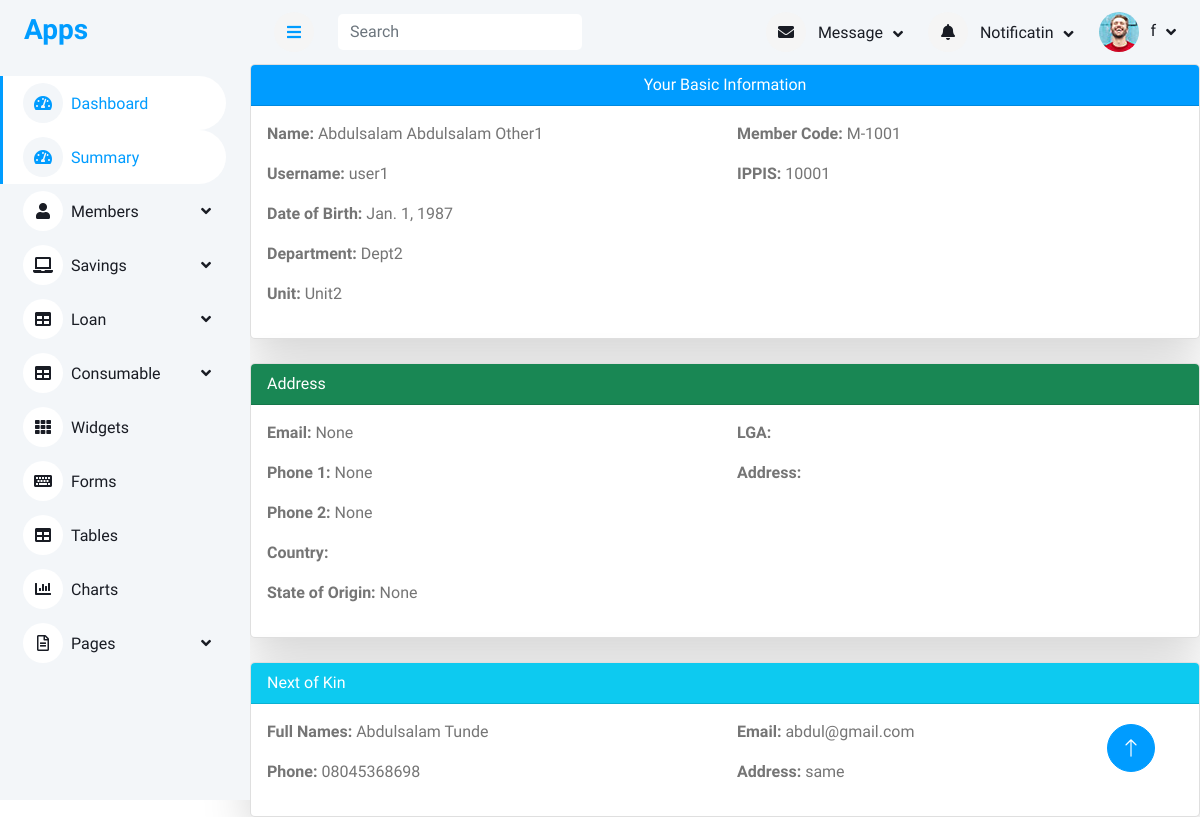
The app's page /member/46/ (signed in) with its own data.
### accounts/models.py (models this page shows, shortened)
class User(AbstractUser):
    first_name = models.CharField(max_length=100)
    last_name = models.CharField(max_length=100)
    other_name = models.CharField(max_length=100)
    date_of_birth = models.DateField(blank=True,null=True)
    username = models.CharField(max_length=100, unique=True)
    department = models.CharField(max_length=100)
    unit = models.CharField(max_length=100)
    gender = models.ForeignKey(Gender, on_delete=models.CASCADE, blank=True, null=True)
    group = models.ForeignKey(UserGroup, on_delete=models.CASCADE, blank=True, null=True)
    marital_status = models.ForeignKey(MaritalStatus,on_delete=models.SET_NULL, null=True, blank=True)
    religion = models.ForeignKey(Religion, on_delete=models.SET_NULL, null=True, blank=True,)
    passport = models.ImageField(upload_to='passport', blank=True, null=True)
    member_number = models.CharField(max_length=100)

class Member(models.Model):
    member = models.OneToOneField(User, on_delete=models.SET_NULL, null=True, blank=True)
    ippis = models.IntegerField(unique=True)  # Required and unique
    total_savings = models.DecimalField(max_digits=12, decimal_places=2, blank=True, null=True)

class Address(models.Model):
    user = models.OneToOneField(Member, on_delete=models.SET_NULL, null=True, blank=True)
    phone1 = models.CharField(max_length=15,null=True, blank=True)
    phone2 = models.CharField(max_length=15, null=True, blank=True)
    email = models.EmailField(unique=True, blank=True, null=True)
    country = CountryField(blank=True, null=True)
    state_of_origin = models.ForeignKey(State, on_delete=models.SET_NULL, null=True, blank=True)
    local_government_area = models.CharField(max_length=150)
    address = models.CharField(max_length=500)

class NextOfKin(models.Model):
    user = models.OneToOneField(Member, on_delete=models.SET_NULL, null=True, blank=True)
    full_names = models.CharField(max_length=50)
    phone_no = models.CharField(max_length=15)
    address = models.CharField(max_length=150)
    email = models.EmailField()

### accounts/views.py (the view)
# urls.py: path("member/<int:id>/", views.member_detail, name="member_detail"),
def member_detail(request, id):
    member = get_object_or_404(Member, id=id)
    address = getattr(member, 'address', None)
    next_of_kin = getattr(member, 'nextofkin', None)
    context = {"member": member, "address": address, "next_of_kin": next_of_kin}
    return render(request, "accounts/member_detail.html", context)

### templates/accounts/member_detail.html
{% extends 'base/base.html' %}
{% block content %}
    <div class="card mb-4 shadow-lg">
        <div class="card-header text-center bg-primary text-white">Your Basic Information</div>
        <div class="card-body">
            <div class="row">
                <div class="col-md-6">
                    <p><strong>Name:</strong> {{ member.member.first_name }} {{ member.member.last_name }} {{ member.member.other_name }}</p>
                    <p><strong>Username:</strong> {{ member.member.username }}</p>
                    <p><strong>Date of Birth:</strong> {{ member.member.date_of_birth }}</p>
                    <p><strong>Department:</strong> {{ member.member.department }}</p>
                    <p><strong>Unit:</strong> {{ member.member.unit }}</p>
                </div>
                <div class="col-md-6">
                    <p><strong>Member Code:</strong> {{ member.member.member_number }}</p>
                    <p><strong>IPPIS:</strong> {{ member.ippis }}</p>
                </div>
            </div>
        </div>
    </div>
    {% if address %}
    <div class="card mb-4 shadow-lg">
        <div class="card-header bg-success text-white">Address</div>
        <div class="card-body">
            <div class="row">
                <div class="col-md-6">
                    <p><strong>Email:</strong> {{ address.email }}</p>
                    <p><strong>Phone 1:</strong> {{ address.phone1 }}</p>
                    <p><strong>Phone 2:</strong> {{ address.phone2 }}</p>
                    <p><strong>Country:</strong> {{ address.country.name }}</p>
                    <p><strong>State of Origin:</strong> {{ address.state_of_origin }}</p>
                </div>
                <div class="col-md-6">
                    <p><strong>LGA:</strong> {{ address.local_government_area }}</p>
                    <p><strong>Address:</strong> {{ address.address }}</p>
                </div>
            </div>
        </div>
    </div>
    {% endif %}
    {% if next_of_kin %}
    <div class="card shadow-lg">
        <div class="card-header bg-info text-white">Next of Kin</div>
        <div class="card-body">
            <div class="row">
                <div class="col-md-6">
                    <p><strong>Full Names:</strong> {{ next_of_kin.full_names }}</p>
                    <p><strong>Phone:</strong> {{ next_of_kin.phone_no }}</p>
                </div>
                <div class="col-md-6">
                     <p><strong>Email:</strong> {{ next_of_kin.email }}</p>
                     <p><strong>Address:</strong> {{ next_of_kin.address }}</p>
                </div>
            </div>
        </div>
    </div>
    {% endif %}
</div>
{% endblock content %}

### templates/include/navbar.html (shortened to what this page needs)
<nav class="navbar navbar-expand bg-light navbar-light sticky-top px-4 py-0">
    <a href="#" class="sidebar-toggler flex-shrink-0">
        <i class="fa fa-bars"></i>
    </a>
    <form method="get" action="{% url 'search_member' %}" class="d-none d-md-flex ms-4">
        <input class="form-control border-0" name="search_term" type="search" placeholder="Search">
    </form>
    <div class="navbar-nav align-items-center ms-auto">
        <div class="nav-item dropdown">
            <a href="#" class="nav-link dropdown-toggle" data-bs-toggle="dropdown">
                <i class="fa fa-envelope me-lg-2"></i>
                <span class="d-none d-lg-inline-flex">Message</span>
            </a>
        </div>
        <div class="nav-item dropdown">
            <a href="#" class="nav-link dropdown-toggle" data-bs-toggle="dropdown">
                <i class="fa fa-bell me-lg-2"></i>
                <span class="d-none d-lg-inline-flex">Notificatin</span>
            </a>
        </div>
        <div class="nav-item dropdown">
            <a href="#" class="nav-link dropdown-toggle" data-bs-toggle="dropdown">
                <img class="rounded-circle me-lg-2" src="/static/img/user.jpg" alt=""
                    style="width: 40px; height: 40px;">
                <span class="d-none d-lg-inline-flex">{{request.user.first_name}}</span>
            </a>
        </div>
    </div>
</nav>

### static/css/style.css (style rules this page uses)
:root { --primary: #009CFF; --light: #F3F6F9; --dark: #191C24; }
.content .navbar .navbar-nav .nav-link { margin-left: 25px; padding: 12px 0; color: var(--dark); outline: none; }
.content .navbar .sidebar-toggler, .content .navbar .navbar-nav .nav-link i { width: 40px; height: 40px; display: inline-flex; align-items: center; justify-content: center; background: #f5f5f5; border-radius: 40px; }
.content .navbar .dropdown-toggle::after { margin-left: 6px; vertical-align: middle; border: none; content: "\f107"; font-family: "Font Awesome 5 Free"; font-weight: 900; transition: .5s; }

### records on screen
User: user.first_name "f"
Member: member.first_name "Abdulsalam", member.last_name "Abdulsalam", member.other_name "Other1", member.username "user1", member.date_of_birth "Jan. 1, 1987", member.department "Dept2", member.unit "Unit2", member.member_number "M-1001", ippis "10001"
Address: email "None", phone1 "None", phone2 "None", state_of_origin "None"
NextOfKin: full_names "Abdulsalam Tunde", phone_no "08045368698", email "abdul@gmail.com", address "same"
